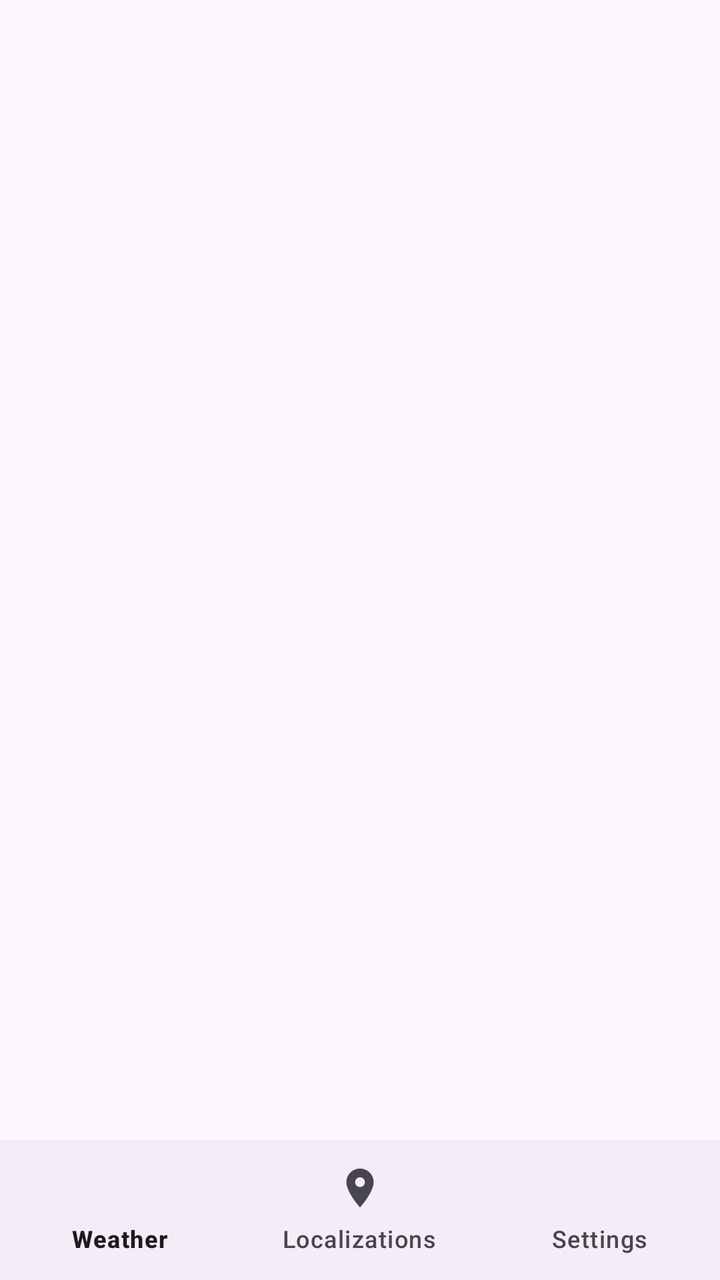
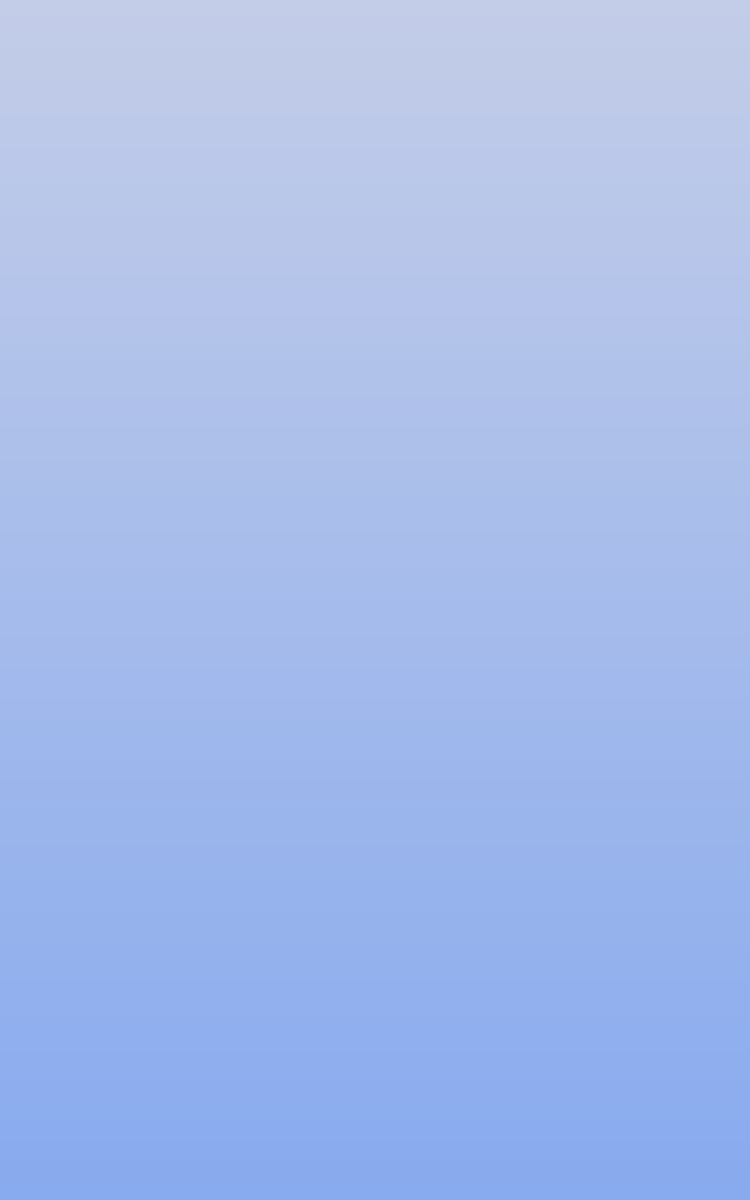

An Android layout and its configuration variant, each rendered on a device that would load it. The default file and the variant file are quoted in full after the pictures.
<!-- AndroidManifest.xml: application theme Theme.Weathermobileapp -->
<!-- res/layout/activity_main.xml -->
<?xml version="1.0" encoding="utf-8"?>
<androidx.constraintlayout.widget.ConstraintLayout xmlns:android="http://schemas.android.com/apk/res/android"
    xmlns:app="http://schemas.android.com/apk/res-auto"
    xmlns:tools="http://schemas.android.com/tools"
    android:id="@+id/main"
    android:layout_width="match_parent"
    android:layout_height="match_parent"
    tools:context=".MainActivity">

    <com.google.android.material.bottomnavigation.BottomNavigationView
        android:id="@+id/bottomNavigationView"
        android:layout_width="0dp"
        android:layout_height="70dp"
        app:layout_constraintBottom_toBottomOf="parent"
        app:layout_constraintEnd_toEndOf="parent"
        app:layout_constraintStart_toStartOf="parent"
        app:menu="@menu/bottom_nav_menu" />

    <androidx.viewpager2.widget.ViewPager2
        android:id="@+id/pager"
        android:layout_width="0dp"
        android:layout_height="0dp"
        app:layout_constraintBottom_toTopOf="@+id/bottomNavigationView"
        app:layout_constraintEnd_toEndOf="parent"
        app:layout_constraintStart_toStartOf="parent"
        app:layout_constraintTop_toTopOf="parent" />

</androidx.constraintlayout.widget.ConstraintLayout>
<!-- resources referenced by this layout -->
<resources>
  <style name="Theme.Weathermobileapp" parent="Base.Theme.Weathermobileapp" />
  <style name="Base.Theme.Weathermobileapp" parent="Theme.Material3.DayNight.NoActionBar">
          
          
      </style>
</resources>
<!-- res/layout-sw460dp/activity_main.xml (the author's variant of the layout above) -->
<!-- drawn on a 7-inch tablet held upright -->
<?xml version="1.0" encoding="utf-8"?>
<androidx.constraintlayout.widget.ConstraintLayout xmlns:android="http://schemas.android.com/apk/res/android"
    xmlns:app="http://schemas.android.com/apk/res-auto"
    xmlns:tools="http://schemas.android.com/tools"
    android:id="@+id/main"
    android:layout_width="match_parent"
    android:layout_height="match_parent"
    android:background="@drawable/main_bg"
    tools:context=".MainActivity">

    <androidx.viewpager2.widget.ViewPager2
        android:id="@+id/pager"
        android:layout_width="0dp"
        android:layout_height="0dp"
        app:layout_constraintBottom_toBottomOf="parent"
        app:layout_constraintEnd_toEndOf="parent"
        app:layout_constraintStart_toStartOf="parent"
        app:layout_constraintTop_toTopOf="parent" />
</androidx.constraintlayout.widget.ConstraintLayout>
<!-- resources referenced by the variant -->
<!-- as a 7-inch tablet held upright resolves them -->
<resources>
  <!-- drawable main_bg (drawable) -->
  <?xml version="1.0" encoding="utf-8"?>
  <shape xmlns:android="http://schemas.android.com/apk/res/android">
      <gradient
          android:type="linear"
          android:angle="140"
          android:startColor="#8088A3D1"
          android:endColor="#80115EDE" />
  </shape>
  <style name="Theme.Weathermobileapp" parent="Base.Theme.Weathermobileapp" />
  <style name="Base.Theme.Weathermobileapp" parent="Theme.Material3.DayNight.NoActionBar">
          
          
      </style>
</resources>
